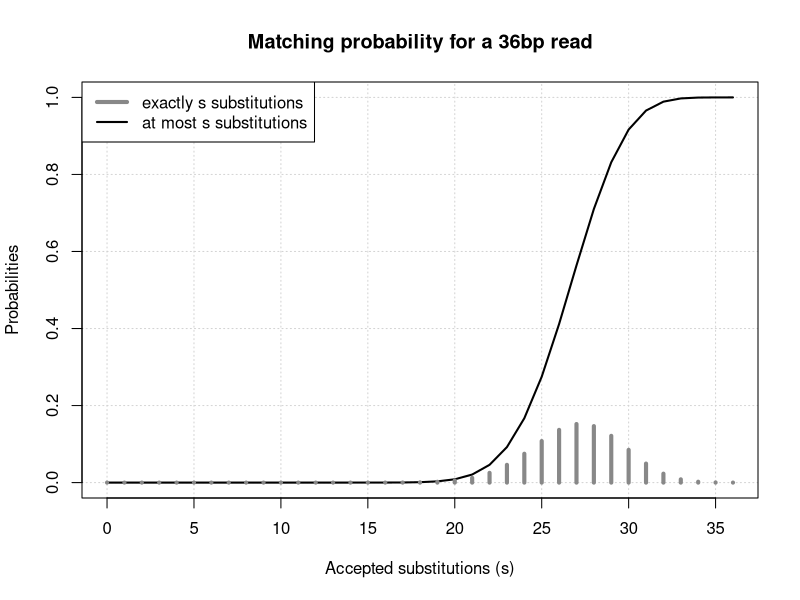

Generate this figure with R: (Note: this script raises an error after producing the figure.)
################################################################
##
## Illustrations of the binomial distribution, by an example inspired
## from the read mapping procedure commonly used in "Next generation
## sequencing".
##
## Author: Jacques van Helden
##
## Running this script requires to first run the script config.R
##    source('http://pedagogix-tagc.univ-mrs.fr/courses/statistics_bioinformatics/R-files/config.R')
##
## Single-command execution:
##   source(file.path(dir.R.files, 'ngs_read_mapping', 'read_mapping_proba.R'))



################################################################
## A file containing 10,000,000 raw reads 36p each is mapped against
## the Human genome (23 chromosomes, totaling ~3Gb). Before chosing the number of accepted
## mismatches for the mapping, we would like to estimate the number of
## matches expected at random as a function of the accepted number of
## mismatches. To simplify the calculation, we assume that genomic
## sequences follow a Bernoulli schema withe quiprobable nucleotides.

## Parameters of the problem
k <- 36 ## Read length
s <- 0:36 ## Number of accepted mismatches
p <- 0.25 ## Matching probability for one nucleotide, assuming equiprobability and independence
q <- 1 - p ## Mismatch probability for one nucleotide
x <- k -s ## Number of matches
N <- 10000000 ## Number of reads in the file set
chrom <- 23 ## number of chromosomes
Gb <- 3 ## Genome size in Gb
G <- Gb * 1e+9 ## Genome size in nucleotides

## Count the total number of positions against which each read will be
## matched. Discard the k-1 positions at the end of each chromosome
T <- 2 * (G - chrom *(k-1))

## Probability of perfect match
perfect.match.proba <- p^k

## Probability of at most one substitution
p.one.subst <- k*p^(k-1)*(1-p)
p.at.most.one <- p^k + p.one.subst

## Probability of exactly s substitutions
proba.exact.s.subst <- dbinom(s, prob=q, size=k)

## Matching probability for at most s substitutions. We use the increasing CDF = P (S <= s).
pval.per.read <- pbinom(s, size=k, prob=q, lower=TRUE)

## Compute the e-value for a genome-scale search of a single read
eval.per.read <- pval.per.read * T

## E-value for genome-scale search of N reads
eval.total <- eval.per.read * N

## FWER for a single read versus the genome.  FWER indicates the
## probability to find at least one match per chance in the genome.
fwer.per.read <- pbinom(q=0, prob=pval.per.read, size=T, lower.tail=FALSE)

## FWER for the whole analysis: probability to obtain by chance at
##  least one match in the whole genome for at least one read
fwer.total <- pbinom(q=0, prob=pval.per.read, size=T*N, lower.tail=FALSE)

## Export result table
results <- data.frame(s=s,x=x,
                      pval=pval.per.read,
                      eval.per.read=eval.per.read,
                      fwer.per.read=fwer.per.read,
                      eval.total = eval.total,
                      fwer.total = fwer.total
                      )
setwd(dir.results); write.table(results, file='ngs_read_mapping_proba.tab', row.names=FALSE, quote=FALSE)
setwd(dir.results); write.table(signif(results, digits=3), file='ngs_read_mapping_proba_rounded.tab', row.names=FALSE, quote=FALSE, , sep= "\t", eol="\n")
setwd(dir.results); write.table(signif(results, digits=3), file='ngs_read_mapping_proba_rounded.tex', row.names=FALSE, quote=FALSE, , sep= " & ", eol="\\\\\n")

## Draw a plot with matching probabilities for a single read
x11(width=7, height=5)
plot(s, pval.per.read, type="l", panel.first=grid(), ylim=c(0,1),
     main=paste(sep='', 'Matching probability for a ', k,'bp read'),
     xlab='Accepted substitutions (s)',
     ylab='Probabilities', lwd=2
     )
lines(s, proba.exact.s.subst, lty='solid', lwd=4, type='h', col='#888888')
legend("topleft", legend=c("exactly s substitutions", "at most s substitutions"), lwd=c(4,2),
       lty=c("solid", "solid"),
       col=c("#888888", "black"),
       bg="white", bty="o")
setwd(dir.figures); export.plot(file.prefix='read_mapping_proba', export.formats=export.formats.plots, width=7,height=5)


## Draw a plot with matching probabilities for a single read, using log scale for probabilities
x11(width=7, height=5)
plot(s, pval.per.read, type="l", panel.first=grid(), ylim=c(min(proba.exact.s.subst),1),
     main=paste(sep='', 'Matching probability for a ', k,'bp read'),
     xlab='Accepted substitutions (s)',
     ylab='Probabilities (log scale)', lwd=2, log="y"
     )
lines(s, proba.exact.s.subst, lty='dashed', lwd=2, type='l', col='#888888')
legend("topleft", legend=c("exactly s substitutions", "at most s substitutions"), lwd=c(2,2),
       lty=c("dashed", "solid"),
       col=c("#888888", "black"),
       bg="white", bty="y")
setwd(dir.figures); export.plot(file.prefix='read_mapping_proba_logy', export.formats=export.formats.plots, width=7,height=5)


## ## Draw a plot with e-values
## x11(width=7, height=5)
## plot(s, eval.total, type="l",
##      panel.first=grid(), 
##      main=paste(sep='', 'Read mapping - total e-value (N=', N, ', k=', k,', G=', Gb, 'Gb)'),
##      xlab='Accepted substitutions (s)',
##      ylab='Number of matches expected at random (log scale)', lwd=2, log="y"
##      )
## legend("topleft", legend=c("e-value"), lwd=c(2,2),
##        lty=c("solid"),
##        col=c("black"),
##        bg="white", bty="y")
## setwd(dir.figures); export.plot(file.prefix='read_mapping_eval_logy', export.formats=export.formats.plots, width=7,height=5)

## Draw a plot with p-value + read-wise evalue + total e-value
ymax <- 1e+17
ymin <- 1e-23
scalebars <- 17+23+1

x11(width=7, height=7)
par(mar=c(5,6,4,2))
plot(s, pval.per.read, type="p", pch=1, panel.first=grid(lty='solid', col='#BBBBBB'),
     ylim=c(ymin, ymax),
     main=paste(sep='', 'Random expectation for read mapping (N=', N, ', k=', k,', G=', Gb, 'Gb)'),
     xlab='Accepted substitutions (s)',
     ylab='', log="y", las=1)
title(ylab='Random expectation (log scale)', mgp=c(4,1,0))
abline(h=1, col='black', lwd=2)
axis(2, at = 10^(-23:20), labels=FALSE)
lines(s, eval.per.read, pch='+', type='p')
lines(s, eval.total, pch=2, type='p')
legend("bottomright", legend=c("p-value", "read-wise e-value", "total e-value"), 
       pch=c(1,3,2),
       bg="white", bty="y")
setwd(dir.figures); export.plot(file.prefix='read_mapping_pval_eval', export.formats=export.formats.plots, width=7,height=7)

